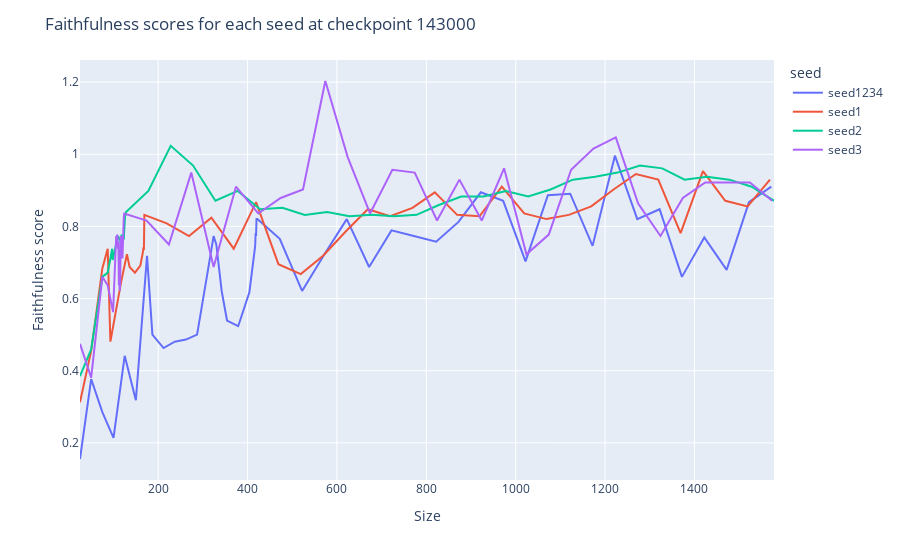

Source (notebook cell):
### Code cell
# graph faithfulness scores for each seed for checkpoint 143000
checkpoint = 143000
sub_df_ff = df_ff[df_ff['checkpoint'] == checkpoint]
fig = px.line(sub_df_ff, x='size', y='faithfulness_score', color='seed')
fig.update_layout(title=f'Faithfulness scores for each 160m seed at checkpoint {checkpoint}', xaxis_title='Size', yaxis_title='Faithfulness score')
fig.show()

### Figure 1 — Plotly figure (JSON) as saved in the notebook; plotly's stock layout.template omitted (floating-point values rounded to 4 significant figures)
{"data": [{"hovertemplate": "seed=seed1234<br>size=%{x}<br>faithfulness_score=%{y}<extra></extra>", "legendgroup": "seed1234", "line": {"color": "#636efa", "dash": "solid"}, "marker": {"symbol": "circle"}, "mode": "lines", "name": "seed1234", "orientation": "v", "showlegend": true, "type": "scatter", "x": [25, 50, 75, 100, 125, 150, 175, 187, 212, 237, 262, 287, 312, 324, 330, 342, 354, 379, 404, 416, 417, 418, 419, 420, 422, 472, 522, 572, 622, 672, 722, 772, 822, 872, 922, 972, 1022, 1072, 1122, 1172, 1222, 1272, 1322, 1372, 1422, 1472, 1522, 1572], "xaxis": "x", "y": [0.1553, 0.377, 0.2852, 0.2139, 0.4414, 0.3184, 0.7188, 0.5, 0.4629, 0.4805, 0.4863, 0.5, 0.6836, 0.7734, 0.75, 0.6211, 0.5391, 0.5234, 0.6172, 0.7461, 0.7461, 0.7812, 0.7734, 0.8203, 0.8203, 0.7656, 0.6211, 0.7227, 0.8203, 0.6875, 0.7891, 0.7734, 0.7578, 0.8125, 0.8945, 0.8711, 0.7031, 0.8867, 0.8906, 0.7461, 0.9961, 0.8203, 0.8477, 0.6602, 0.7695, 0.6797, 0.8672, 0.9102], "yaxis": "y"}, {"hovertemplate": "seed=seed1<br>size=%{x}<br>faithfulness_score=%{y}<extra></extra>", "legendgroup": "seed1", "line": {"color": "#EF553B", "dash": "solid"}, "marker": {"symbol": "circle"}, "mode": "lines", "name": "seed1", "orientation": "v", "showlegend": true, "type": "scatter", "x": [25, 50, 75, 87, 93, 118, 130, 136, 148, 160, 166, 167, 168, 169, 219, 269, 319, 369, 419, 469, 519, 569, 619, 669, 719, 769, 819, 869, 919, 969, 1019, 1069, 1119, 1169, 1219, 1269, 1319, 1369, 1419, 1469, 1519, 1569], "xaxis": "x", "y": [0.3125, 0.4551, 0.6836, 0.7383, 0.4805, 0.6523, 0.7227, 0.6875, 0.6719, 0.6914, 0.7305, 0.7422, 0.7344, 0.832, 0.8086, 0.7734, 0.8242, 0.7383, 0.8672, 0.6953, 0.668, 0.7188, 0.7852, 0.8477, 0.8281, 0.8516, 0.8945, 0.832, 0.8281, 0.9102, 0.8359, 0.8203, 0.832, 0.8555, 0.9023, 0.9453, 0.9297, 0.7812, 0.9531, 0.8711, 0.8555, 0.9297], "yaxis": "y"}, {"hovertemplate": "seed=seed2<br>size=%{x}<br>faithfulness_score=%{y}<extra></extra>", "legendgroup": "seed2", "line": {"color": "#00cc96", "dash": "solid"}, "marker": {"symbol": "circle"}, "mode": "lines", "name": "seed2", "orientation": "v", "showlegend": true, "type": "scatter", "x": [25, 50, 75, 87, 93, 96, 97, 98, 110, 116, 117, 118, 119, 120, 121, 122, 123, 124, 125, 126, 127, 128, 178, 228, 278, 328, 378, 428, 478, 528, 578, 628, 678, 728, 778, 828, 878, 928, 978, 1028, 1078, 1128, 1178, 1228, 1278, 1328, 1378, 1428, 1478, 1528, 1578], "xaxis": "x", "y": [0.3848, 0.459, 0.6602, 0.6719, 0.7109, 0.7383, 0.7383, 0.707, 0.7734, 0.7578, 0.7461, 0.7773, 0.7734, 0.7734, 0.7656, 0.7656, 0.7656, 0.7969, 0.8164, 0.832, 0.832, 0.8398, 0.8984, 1.023, 0.9688, 0.8711, 0.8984, 0.8477, 0.8516, 0.832, 0.8398, 0.8281, 0.832, 0.8281, 0.832, 0.8594, 0.8828, 0.8828, 0.8984, 0.8828, 0.9023, 0.9297, 0.9375, 0.9492, 0.9688, 0.9609, 0.9297, 0.9375, 0.9297, 0.9102, 0.8711], "yaxis": "y"}, {"hovertemplate": "seed=seed3<br>size=%{x}<br>faithfulness_score=%{y}<extra></extra>", "legendgroup": "seed3", "line": {"color": "#ab63fa", "dash": "solid"}, "marker": {"symbol": "circle"}, "mode": "lines", "name": "seed3", "orientation": "v", "showlegend": true, "type": "scatter", "x": [25, 50, 75, 87, 99, 106, 107, 108, 109, 110, 111, 112, 113, 114, 115, 116, 117, 118, 119, 120, 121, 122, 123, 124, 174, 224, 274, 324, 374, 424, 474, 524, 574, 624, 674, 724, 774, 824, 874, 924, 974, 1024, 1074, 1124, 1174, 1224, 1274, 1324, 1374, 1424, 1474, 1524, 1574], "xaxis": "x", "y": [0.4746, 0.3809, 0.6602, 0.6367, 0.5625, 0.7734, 0.7461, 0.7773, 0.7695, 0.7383, 0.7578, 0.6406, 0.6406, 0.6211, 0.6484, 0.7695, 0.7734, 0.7422, 0.7422, 0.7109, 0.7773, 0.8242, 0.8242, 0.8359, 0.8164, 0.75, 0.9492, 0.6875, 0.9102, 0.8359, 0.8789, 0.9023, 1.203, 0.9922, 0.8359, 0.957, 0.9492, 0.8164, 0.9297, 0.8164, 0.9609, 0.7227, 0.7773, 0.957, 1.016, 1.047, 0.8633, 0.7734, 0.8789, 0.9219, 0.9219, 0.9219, 0.8711], "yaxis": "y"}], "layout": {"legend": {"title": {"text": "seed"}, "tracegroupgap": 0}, "margin": {"t": 60}, "title": {"text": "Faithfulness scores for each seed at checkpoint 143000"}, "xaxis": {"anchor": "y", "domain": [0, 1], "title": {"text": "Size"}}, "yaxis": {"anchor": "x", "domain": [0, 1], "title": {"text": "Faithfulness score"}}}}
